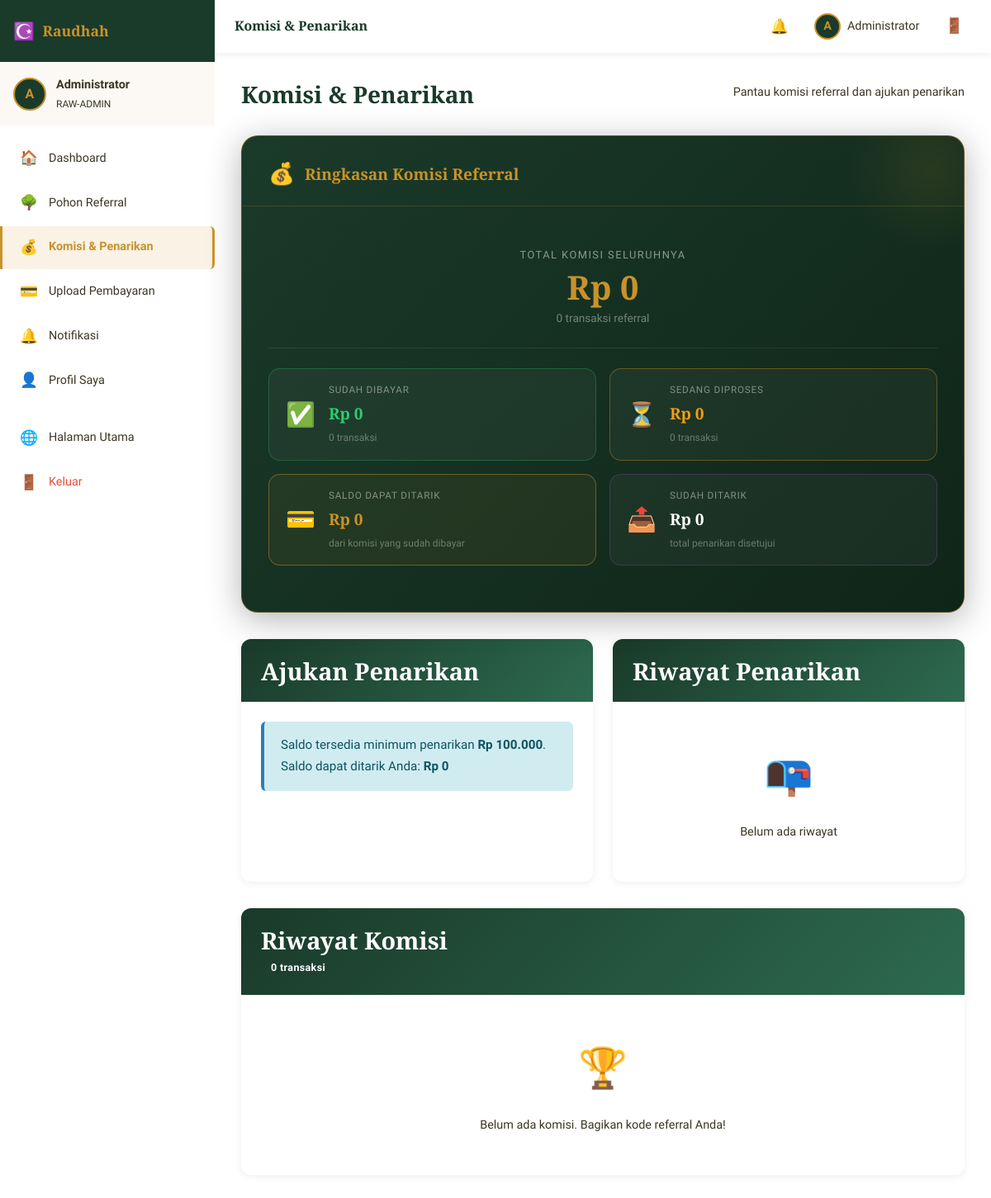
/dashboard/komisi.php (signed in), run on the app's committed database.
### tables this page shows
CREATE TABLE users (
    id INT UNSIGNED AUTO_INCREMENT PRIMARY KEY,
    username VARCHAR(50) NOT NULL UNIQUE,
    full_name VARCHAR(150) NOT NULL,
    email VARCHAR(150) NOT NULL UNIQUE,
    phone VARCHAR(20) NOT NULL,
    password VARCHAR(255) NOT NULL,
    referral_code VARCHAR(20) NOT NULL UNIQUE,
    referred_by INT UNSIGNED NULL,
    position ENUM('left','right') NULL COMMENT 'Posisi di bawah parent (kiri/kanan)',
    parent_id INT UNSIGNED NULL COMMENT 'User ID parent langsung',
    role ENUM('admin','user') NOT NULL DEFAULT 'user',
    status ENUM('pending','active','suspended') NOT NULL DEFAULT 'pending',
    profile_photo VARCHAR(255) NULL,
    address TEXT NULL,
    nik VARCHAR(20) NULL COMMENT 'Nomor Induk Kependudukan',
    bank_name VARCHAR(100) NULL,
    bank_account VARCHAR(50) NULL,
    bank_holder VARCHAR(150) NULL,
    total_commission DECIMAL(15,2) NOT NULL DEFAULT 0.00,
    withdrawn_commission DECIMAL(15,2) NOT NULL DEFAULT 0.00,
    created_at TIMESTAMP DEFAULT CURRENT_TIMESTAMP,
    updated_at TIMESTAMP DEFAULT CURRENT_TIMESTAMP ON UPDATE CURRENT_TIMESTAMP,
    FOREIGN KEY (referred_by) REFERENCES users(id) ON DELETE SET NULL,
    FOREIGN KEY (parent_id) REFERENCES users(id) ON DELETE SET NULL
);

### php/database.php (called while the page is built, shortened)
<?php
class Database {
    private static $instance = null;
    private $pdo;
    private function __construct() {
        $dsn = "mysql:host=" . DB_HOST . ";dbname=" . DB_NAME . ";charset=" . DB_CHARSET;
        $options = [
            PDO::ATTR_ERRMODE            => PDO::ERRMODE_EXCEPTION,
            PDO::ATTR_DEFAULT_FETCH_MODE => PDO::FETCH_ASSOC,
            PDO::ATTR_EMULATE_PREPARES   => false,
            PDO::MYSQL_ATTR_INIT_COMMAND => "SET NAMES utf8mb4"
        ];
        try {
            $this->pdo = new PDO($dsn, DB_USER, DB_PASS, $options);
        } catch (PDOException $e) {
            die(json_encode(['error' => 'Koneksi database gagal: ' . $e->getMessage()]));
        }
    }
    public static function getInstance(): self {
        if (self::$instance === null) {
            self::$instance = new self();
        }
        return self::$instance;
    }
    public function fetchOne(string $sql, array $params = []): ?array {
        $stmt = $this->pdo->prepare($sql);
        $stmt->execute($params);
        $result = $stmt->fetch();
        return $result ?: null;
    }
}

### php/session.php (called while the page is built, shortened)
<?php
function isLoggedIn(): bool {
    return isset($_SESSION['user_id']) && !empty($_SESSION['user_id']);
}
function getCurrentUser(): ?array {
    $db = Database::getInstance();
    return $db->fetchOne("SELECT * FROM users WHERE id = ? AND status = 'active'", [$_SESSION['user_id']]);
}

### php/helpers.php (called while the page is built, shortened)
<?php
function e(string $str): string {
    return htmlspecialchars($str, ENT_QUOTES, 'UTF-8');
}
function formatRupiah(float $amount): string {
    return 'Rp ' . number_format($amount, 0, ',', '.');
}

### dashboard/komisi.php (the view, shortened to what this page needs)
<?php
require_once __DIR__ . '/../php/database.php';
require_once __DIR__ . '/../php/session.php';
require_once __DIR__ . '/../php/helpers.php';
$user = getCurrentUser();
$db   = Database::getInstance();
try {
    $user = $db->fetchOne("SELECT * FROM users WHERE id = ?", [$user['id']]);
} catch (Exception $e) {
    logActivity('error', "Failed to fetch user: " . $e->getMessage());
    die("Terjadi kesalahan saat memuat data pengguna.");
}
try {
    $commStats = $db->fetchOne(
        "SELECT
            COUNT(*) AS total_trx,
            SUM(CASE WHEN status='paid'    THEN amount ELSE 0 END) AS total_paid,
            SUM(CASE WHEN status='pending' THEN amount ELSE 0 END) AS total_pending,
            COUNT(CASE WHEN status='paid'    THEN 1 END) AS count_paid,
            COUNT(CASE WHEN status='pending' THEN 1 END) AS count_pending
         FROM commissions WHERE user_id = ?",
        [$user['id']]
    );
} catch (Exception $e) {
    logActivity('error', "Failed to fetch commission stats: " . $e->getMessage());
    $commStats = [
        'total_trx' => 0, 'total_paid' => 0, 'total_pending' => 0,
        'count_paid' => 0, 'count_pending' => 0
    ];
}
$totalPaid    = (float)($commStats['total_paid'] ?? 0);
$totalPending = (float)($commStats['total_pending'] ?? 0);
$totalAll     = $totalPaid + $totalPending;
$page    = max(1, (int)($_GET['page'] ?? 1));
$perPage = 15;
$offset  = ($page - 1) * $perPage;
$totalTrx    = (int)($commStats['total_trx'] ?? 0);
try {
    $commissions = $db->fetchAll(
        "SELECT c.*, u.full_name AS from_name, u.username AS from_username
         FROM commissions c
         LEFT JOIN users u ON u.id = c.from_user_id
         WHERE c.user_id = ?
         ORDER BY c.created_at DESC LIMIT ? OFFSET ?",
        [$user['id'], $perPage, $offset]
    );
} catch (Exception $e) {
    logActivity('error', "Failed to fetch commissions: " . $e->getMessage());
    $commissions = [];
}
try {
    $withdrawals = $db->fetchAll(
        "SELECT * FROM withdrawals
         WHERE user_id = ? ORDER BY created_at DESC LIMIT 10",
        [$user['id']]
    );
} catch (Exception $e) {
    logActivity('error', "Failed to fetch withdrawals: " . $e->getMessage());
    $withdrawals = [];
}
try {
    $hasPendingWd = (bool)$db->fetchOne("SELECT id FROM withdrawals WHERE user_id=? AND status='pending'", [$user['id']]);
} catch (Exception $e) {
    logActivity('error', "Failed to check pending withdrawal: " . $e->getMessage());
    $hasPendingWd = false;
}
$saldoTersedia = max(0, $totalPaid - (float)($user['withdrawn_commission'] ?? 0));
$pageTitle = 'Komisi & Penarikan';
?>
<!DOCTYPE html>
<html lang="id">
<head>
    <link rel="stylesheet" href="<?= APP_URL ?>/css/style.css">
</head>
<body class="dashboard-body">
<?php include __DIR__ . '/partials/sidebar.php'; ?>
<div class="dashboard-main">
    <?php include __DIR__ . '/partials/topbar.php'; ?>
    <div class="dashboard-content">
        <div class="page-header">
            <h1 class="page-title">Komisi & Penarikan</h1>
            <p class="page-subtitle">Pantau komisi referral dan ajukan penarikan</p>
        </div>
        <div class="commission-frame">
            <div class="commission-frame__header">
                <span class="commission-frame__icon">💰</span>
                <h2 class="commission-frame__title">Ringkasan Komisi Referral</h2>
            </div>
            <div class="commission-frame__body">
                <div class="comm-stat-main">
                    <span class="comm-stat-main__label">Total Komisi Seluruhnya</span>
                    <span class="comm-stat-main__value"><?= formatRupiah($totalAll) ?></span>
                    <span class="comm-stat-main__sub"><?= $totalTrx ?> transaksi referral</span>
                </div>
                <div class="comm-stat-grid">
                    <div class="comm-stat-card comm-stat-card--paid">
                        <div class="comm-stat-card__icon">✅</div>
                        <div class="comm-stat-card__info">
                            <span class="comm-stat-card__label">Sudah Dibayar</span>
                            <span class="comm-stat-card__value"><?= formatRupiah($totalPaid) ?></span>
                            <span class="comm-stat-card__count"><?= (int)($commStats['count_paid'] ?? 0) ?> transaksi</span>
                        </div>
                    </div>
                    <div class="comm-stat-card comm-stat-card--pending">
                        <div class="comm-stat-card__icon">⏳</div>
                        <div class="comm-stat-card__info">
                            <span class="comm-stat-card__label">Sedang Diproses</span>
                            <span class="comm-stat-card__value"><?= formatRupiah($totalPending) ?></span>
                            <span class="comm-stat-card__count"><?= (int)($commStats['count_pending'] ?? 0) ?> transaksi</span>
                        </div>
                    </div>
                    <div class="comm-stat-card comm-stat-card--available">
                        <div class="comm-stat-card__icon">💳</div>
                        <div class="comm-stat-card__info">
                            <span class="comm-stat-card__label">Saldo Dapat Ditarik</span>
                            <span class="comm-stat-card__value"><?= formatRupiah($saldoTersedia) ?></span>
                            <span class="comm-stat-card__count">dari komisi yang sudah dibayar</span>
                        </div>
                    </div>
                    <div class="comm-stat-card comm-stat-card--withdrawn">
                        <div class="comm-stat-card__icon">📤</div>
                        <div class="comm-stat-card__info">
                            <span class="comm-stat-card__label">Sudah Ditarik</span>
                            <span class="comm-stat-card__value"><?= formatRupiah((float)($user['withdrawn_commission'] ?? 0)) ?></span>
                            <span class="comm-stat-card__count">total penarikan disetujui</span>
                        </div>
                    </div>
                </div>
            </div>
        </div>
        <div class="dashboard-grid-2" style="margin-top:2rem;">
            <div class="card">
                <div class="card-header">
                    <h3 class="card-title">Ajukan Penarikan</h3>
                </div>
                <div class="card-body">
                    <?php if ($hasPendingWd): ?>
                    <div class="alert alert-warning">Ada penarikan yang sedang diproses. Tunggu hingga selesai.</div>
                    <?php elseif ($saldoTersedia < 100000): ?>
                    <div class="alert alert-info">
                        Saldo tersedia minimum penarikan <strong>Rp 100.000</strong>.<br>
                        Saldo dapat ditarik Anda: <strong><?= formatRupiah($saldoTersedia) ?></strong>
                    </div>
                    <?php endif; ?>
                </div>
            </div>
            <div class="card">
                <div class="card-header"><h3 class="card-title">Riwayat Penarikan</h3></div>
                <div class="card-body p-0">
                    <?php if (empty($withdrawals)): ?>
                    <div class="empty-state"><div class="empty-icon">📭</div><p>Belum ada riwayat</p></div>
                    <?php endif; ?>
                </div>
            </div>
        </div>
        <div class="card" style="margin-top:2rem;">
            <div class="card-header">
                <h3 class="card-title">Riwayat Komisi</h3>
                <span class="badge badge-primary"><?= $totalTrx ?> transaksi</span>
            </div>
            <div class="card-body p-0">
                <?php if (empty($commissions)): ?>
                <div class="empty-state">
                    <div class="empty-icon">🏆</div>
                    <p>Belum ada komisi. Bagikan kode referral Anda!</p>
                </div>
                <?php endif; ?>
            </div>
        </div>
    </div>
</div>
</body>
</html>

### dashboard/partials/sidebar.php (shortened to what this page needs)
<?php
$currentUser = getCurrentUser();
$db = Database::getInstance();
$currentUser = $db->fetchOne("SELECT * FROM users WHERE id = ?", [$currentUser['id']]);
$currentPage = basename($_SERVER['PHP_SELF']);
?>
<aside class="sidebar" id="sidebar">
    <div class="sidebar-header">
        <a href="<?= APP_URL ?>" class="sidebar-brand">
            <span class="brand-icon">☪️</span>
            <span class="brand-text">Raudhah</span>
        </a>
    </div>
    <div class="sidebar-user">
        <div class="sidebar-avatar">
            <?php if ($currentUser['profile_photo']): ?>
            <img src="<?= getUploadUrl($currentUser['profile_photo']) ?>" alt="Foto">
            <?php else: ?>
            <span><?= strtoupper(substr($currentUser['full_name'], 0, 1)) ?></span>
            <?php endif; ?>
        </div>
        <div class="sidebar-user-info">
            <strong><?= e($currentUser['full_name']) ?></strong>
            <span><?= e($currentUser['referral_code']) ?></span>
        </div>
    </div>
    <nav class="sidebar-nav">
        <a href="<?= APP_URL ?>/dashboard/index.php" class="sidebar-link <?= $currentPage === 'index.php' ? 'active' : '' ?>">
            <span class="nav-icon">🏠</span> Dashboard
        </a>
        <a href="<?= APP_URL ?>/dashboard/pohon.php" class="sidebar-link <?= $currentPage === 'pohon.php' ? 'active' : '' ?>">
            <span class="nav-icon">🌳</span> Pohon Referral
        </a>
        <a href="<?= APP_URL ?>/dashboard/komisi.php" class="sidebar-link <?= $currentPage === 'komisi.php' ? 'active' : '' ?>">
            <span class="nav-icon">💰</span> Komisi & Penarikan
        </a>
        <a href="<?= APP_URL ?>/dashboard/payment.php" class="sidebar-link <?= $currentPage === 'payment.php' ? 'active' : '' ?>">
            <span class="nav-icon">💳</span> Upload Pembayaran
        </a>
        <a href="<?= APP_URL ?>/dashboard/notifikasi.php" class="sidebar-link <?= $currentPage === 'notifikasi.php' ? 'active' : '' ?>">
            <span class="nav-icon">🔔</span> Notifikasi
        </a>
        <a href="<?= APP_URL ?>/dashboard/profil.php" class="sidebar-link <?= $currentPage === 'profil.php' ? 'active' : '' ?>">
            <span class="nav-icon">👤</span> Profil Saya
        </a>
        <div class="sidebar-divider"></div>
        <a href="<?= APP_URL ?>" class="sidebar-link" target="_blank">
            <span class="nav-icon">🌐</span> Halaman Utama
        </a>
        <a href="<?= APP_URL ?>/php/auth.php?action=logout" class="sidebar-link sidebar-link--danger">
            <span class="nav-icon">🚪</span> Keluar
        </a>
    </nav>
</aside>

### dashboard/partials/topbar.php (shortened to what this page needs)
<?php
$currentUser = getCurrentUser();
$db = Database::getInstance();
$currentUser = $db->fetchOne("SELECT * FROM users WHERE id = ?", [$currentUser['id']]);
?>
<header class="topbar">
    <div class="topbar-title" id="pageTitle">
        <?= $pageTitle ?? APP_NAME ?>
    </div>
    <div class="topbar-actions">
        <div class="notif-wrapper" id="notifWrapper">
            <button class="topbar-btn" id="notifBtn">
                🔔
            </button>
        </div>
        <a href="<?= APP_URL ?>/dashboard/profil.php" class="topbar-user">
            <div class="topbar-avatar">
                <?php if ($currentUser['profile_photo']): ?>
                <img src="<?= getUploadUrl($currentUser['profile_photo']) ?>" alt="">
                <?php else: ?>
                <?= strtoupper(substr($currentUser['full_name'], 0, 1)) ?>
                <?php endif; ?>
            </div>
            <span class="topbar-username"><?= e(explode(' ', $currentUser['full_name'])[0]) ?></span>
        </a>
        <a href="<?= APP_URL ?>/php/auth.php?action=logout" class="topbar-btn topbar-logout" title="Keluar">🚪</a>
    </div>
</header>

### data on the page
users: full_name "A", full_name "Administrator", referral_code "RAW-ADMIN", withdrawn_commission "Rp 0"

### other printed values
$pageTitle "Komisi & Penarikan"
formatRupiah($totalAll) "Rp 0"
$totalTrx "0"
formatRupiah($totalPaid) "Rp 0"
$commStats['count_paid'] "0"
formatRupiah($totalPending) "Rp 0"
$commStats['count_pending'] "0"
formatRupiah($saldoTersedia) "Rp 0"
